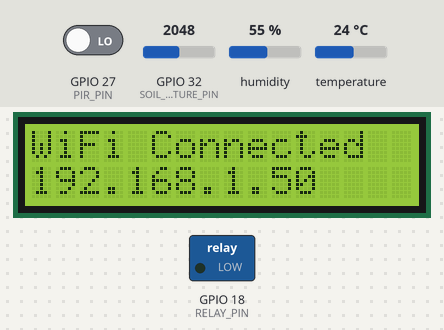
Simulated run of this sketch. Board: ESP32. Parts: 16×2 character LCD, switched loads named in the sketch (green lamp = pin HIGH). The inputs (shaded band) are chosen by the test bench; at power-on: temperature 24 °C, GPIO 27 (PIR_PIN) LOW, GPIO 32 (SOIL_MOISTURE_PIN) = 2048, humidity 55 %. WiFi joins after 1.5 s; servers stay silent unless stated; uploads are accepted with an empty reply; what the sketch prints to the serial monitor is not drawn.

Above: at 1.7 s.
At 5.6 s:
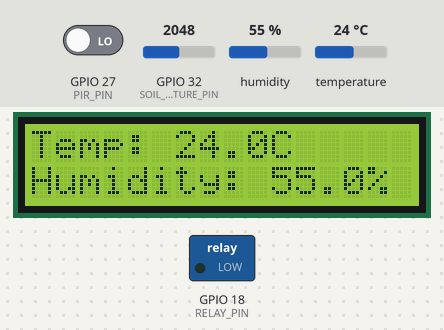
5.7 s: temperature set to 29 °C
15.6 s: temperature set to 32 °C
At 18.6 s:
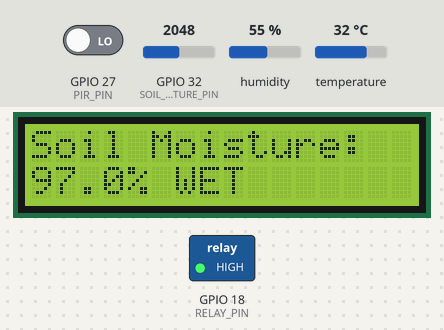
25.5 s: GPIO 27 (PIR_PIN) driven HIGH
At 31.0 s:
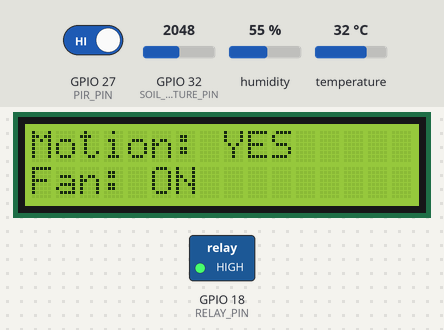
35.4 s: temperature set to 16 °C
45.3 s: temperature set to 13 °C
At 54.4 s:
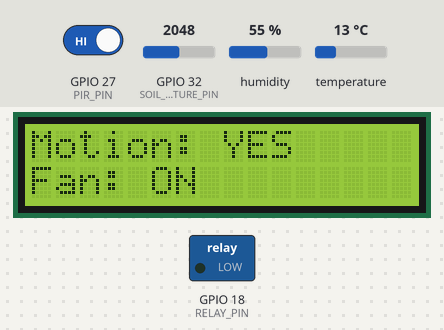
55.2 s: GPIO 32 (SOIL_MOISTURE_PIN) set to 3603
At 56.8 s:
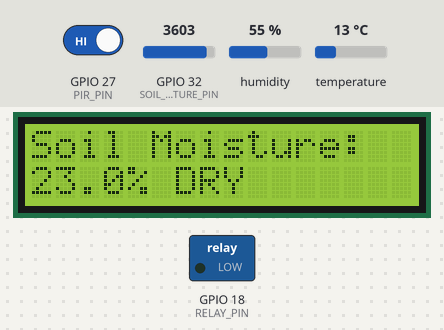
Timing chart, 0 to 58.3 s (numbered marks = the images above; inputs shaded):
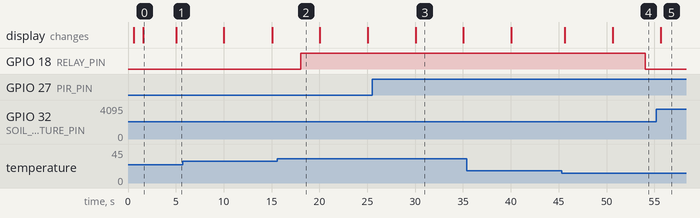

Measured:
- the behaviour switches between 30 and 31 °C on temperature (found by bisection; images 1 and 2)
- the behaviour switches between 15 and 14 °C on temperature (found by bisection; images 3 and 4)
- after the input at 15.6 s, GPIO 18 (RELAY_PIN): LOW → HIGH after 2.4 s
- after the input at 25.5 s, the display: changes after 4.5 s (image 3)
- after the input at 45.3 s, GPIO 18 (RELAY_PIN): HIGH → LOW after 8.7 s
- after the input at 55.2 s, the display: changes after 0.45 s (image 5)
- what the display in image 0 shows lasts 3.5 s, from 1.6 s to 5.1 s

The sketch:

esp32_hydroponic_monitor.ino
```cpp
#include <WiFi.h>
#include <HTTPClient.h>
#include <ArduinoJson.h>
#include <Wire.h>
#include <LiquidCrystal_I2C.h>
#include <DHT.h>

// WiFi credentials
#define WIFI_SSID "OPPO Reno11 F 5G"
#define WIFI_PASSWORD "122333444455555"

// Firebase configuration - correctly formatted URL without trailing slashes
#define FIREBASE_URL "https://potato-hydro-default-rtdb.firebaseio.com"
// Auth if needed (you can try without auth based on your database rules)
#define FIREBASE_AUTH "fj0tEubGPvDD1RoSgaw3mNjy6coVzsyvps6IbqRR"

// Sensor pins
#define DHT11_PIN 26
#define RELAY_PIN 18
#define PIR_PIN 27
#define SOIL_MOISTURE_PIN 32
#define DHT_SENSOR_TYPE DHT11

// Temperature thresholds
#define TEMP_UPPER_THRESHOLD 30
#define TEMP_LOWER_THRESHOLD 15

// API endpoints
const char *LOCAL_API_ENDPOINT = "http://192.168.79.147:8000/api/sensor-data";
const char *API_KEY = "esp32_hydroponic_key";

// Sensor objects
DHT dht(DHT11_PIN, DHT_SENSOR_TYPE);
LiquidCrystal_I2C lcd(0x27, 16, 2);

// Calibration constants
const int dryValue = 4095; // Value when sensor is in air
const int wetValue = 2000; // Value when sensor is in water

// Timing variables
unsigned long previousMillis = 0;
const long interval = 9000; // 9 seconds between readings
unsigned long displayPreviousMillis = 0;
const long displayInterval = 5000;
int displayState = 0;

// Error counters
int localEndpointErrors = 0;
int firebaseErrors = 0;
const int MAX_ERRORS = 5;

void setup()
{
    Serial.begin(115200);

    // Initialize I2C
    Wire.begin();

    // Initialize sensors and display
    dht.begin();
    lcd.init();
    lcd.backlight();

    // Initialize pins
    pinMode(RELAY_PIN, OUTPUT);
    pinMode(PIR_PIN, INPUT);

    // Show startup message
    lcd.clear();
    lcd.setCursor(0, 0);
    lcd.print("Connecting WiFi");

    // Connect to WiFi
    WiFi.begin(WIFI_SSID, WIFI_PASSWORD);
    int attempts = 0;
    while (WiFi.status() != WL_CONNECTED && attempts < 20) // Add timeout
    {
        delay(500);
        Serial.print(".");
        lcd.setCursor(0, 1);
        lcd.print(".");
        attempts++;
    }

    if (WiFi.status() == WL_CONNECTED) {
        Serial.println("\nWiFi connected");
        Serial.print("IP: ");
        Serial.println(WiFi.localIP());

        // Show connected message
        lcd.clear();
        lcd.setCursor(0, 0);
        lcd.print("WiFi Connected");
        lcd.setCursor(0, 1);
        lcd.print(WiFi.localIP());
    } else {
        Serial.println("\nWiFi connection failed");
        lcd.clear();
        lcd.setCursor(0, 0);
        lcd.print("WiFi Failed!");
    }
    delay(2000);
}

void loop()
{
    unsigned long currentMillis = millis();

    // Update sensor readings and send to API
    if (currentMillis - previousMillis >= interval)
    {
        previousMillis = currentMillis;

        float temperature = dht.readTemperature();
        float humidity = dht.readHumidity();
        int pirState = digitalRead(PIR_PIN);
        int soilMoistureValue = analogRead(SOIL_MOISTURE_PIN);
        float soilMoisturePercentage = map(soilMoistureValue, dryValue, wetValue, 0, 100);
        soilMoisturePercentage = constrain(soilMoisturePercentage, 0, 100); // Ensure value stays between 0-100
        bool relayState = false;

        if (!isnan(temperature) && !isnan(humidity))
        {
            // Control relay based on temperature
            if (temperature > TEMP_UPPER_THRESHOLD)
            {
                digitalWrite(RELAY_PIN, HIGH);
                relayState = true;
            }
            else if (temperature < TEMP_LOWER_THRESHOLD)
            {
                digitalWrite(RELAY_PIN, LOW);
                relayState = false;
            }

            // Send data to both local and Firebase endpoints
            sendSensorData(temperature, humidity, soilMoisturePercentage, pirState == HIGH, relayState);
        }
    }

    // Update LCD display
    if (currentMillis - displayPreviousMillis >= displayInterval)
    {
        displayPreviousMillis = currentMillis;
        updateDisplay();
    }
}

void updateDisplay()
{
    float temperature = dht.readTemperature();
    float humidity = dht.readHumidity();
    int pirState = digitalRead(PIR_PIN);
    int soilMoistureValue = analogRead(SOIL_MOISTURE_PIN);
    float soilMoisturePercentage = map(soilMoistureValue, dryValue, wetValue, 0, 100);
    soilMoisturePercentage = constrain(soilMoisturePercentage, 0, 100); // Ensure value stays between 0-100

    lcd.clear();

    switch (displayState)
    {
    case 0:
        lcd.setCursor(0, 0);
        lcd.print("Temp: ");
        lcd.print(temperature, 1);
        lcd.print("C");
        lcd.setCursor(0, 1);
        lcd.print("Humidity: ");
        lcd.print(humidity, 1);
        lcd.print("%");
        break;
    case 1:
        lcd.setCursor(0, 0);
        lcd.print("Motion: ");
        lcd.print(pirState == HIGH ? "YES" : "NO");
        lcd.setCursor(0, 1);
        lcd.print("Fan: ");
        lcd.print(digitalRead(RELAY_PIN) == HIGH ? "ON" : "OFF");
        break;
    case 2:
        lcd.setCursor(0, 0);
        lcd.print("Soil Moisture:");
        lcd.setCursor(0, 1);
        lcd.print(soilMoisturePercentage, 1);
        lcd.print("% ");
        lcd.print(soilMoisturePercentage > 30 ? "WET" : "DRY");
        break;
    case 3:
        lcd.setCursor(0, 0);
        lcd.print("WiFi: ");
        lcd.print(WiFi.status() == WL_CONNECTED ? "OK" : "NO");
        lcd.setCursor(0, 1);
        lcd.print("Sending Data...");
        break;
    }

    displayState = (displayState + 1) % 4;
}

void sendSensorData(float temp, float humidity, float soilMoisture, bool motion, bool relay)
{
    if (WiFi.status() == WL_CONNECTED)
    {
        // Create JSON document
        StaticJsonDocument<256> doc;
        doc["temperature"] = temp;
        doc["humidity"] = humidity;
        doc["soil_moisture"] = soilMoisture;
        doc["motion_detected"] = motion;
        doc["relay_state"] = relay;
        doc["project_id"] = "potato-hydro";
        doc["timestamp"] = millis(); // Add timestamp for history sorting

        String jsonString;
        serializeJson(doc, jsonString);

        // Send to local endpoint (with error tracking)
        if (localEndpointErrors < MAX_ERRORS) {
            HTTPClient httpLocal;
            httpLocal.begin(LOCAL_API_ENDPOINT);
            httpLocal.addHeader("Content-Type", "application/json");
            httpLocal.setTimeout(5000); // 5 second timeout

            int localResponseCode = httpLocal.POST(jsonString);
            if (localResponseCode > 0)
            {
                String response = httpLocal.getString();
                Serial.println("Data sent successfully to local endpoint");
                Serial.print("Response: ");
                Serial.println(response);
                localEndpointErrors = 0; // Reset error counter on success
            }
            else
            {
                Serial.print("Error sending data to local endpoint: ");
                Serial.println(localResponseCode);
                localEndpointErrors++;

                if (localEndpointErrors >= MAX_ERRORS) {
                    Serial.println("Local endpoint consistently failing. Disabling...");
                }
            }
            httpLocal.end();
        }

        // Send to Firebase (with error tracking)
        if (firebaseErrors < MAX_ERRORS) {
            HTTPClient httpFirebase;

            // Method 1: Try without auth parameter first
            String firebaseEndpoint = String(FIREBASE_URL) + "/sensor_data.json";

            // If database rules require auth, use this instead:
            // String firebaseEndpoint = String(FIREBASE_URL) + "/sensor_data.json?auth=" + FIREBASE_AUTH;

            httpFirebase.begin(firebaseEndpoint);
            httpFirebase.addHeader("Content-Type", "application/json");
            httpFirebase.setTimeout(10000); // Increased timeout for Firebase

            int firebaseResponseCode = httpFirebase.PUT(jsonString);
            if (firebaseResponseCode > 0)
            {
                String response = httpFirebase.getString();

                // Check if response contains error
                if (response.indexOf("\"error\"") >= 0) {
                    Serial.println("Firebase returned an error:");
                    Serial.println(response);
                    firebaseErrors++;

                    // If we get permission denied, try with auth parameter
                    if (response.indexOf("permission_denied") >= 0) {
                        httpFirebase.end();

                        // Try again with auth parameter
                        String firebaseAuthEndpoint = String(FIREBASE_URL) + "/sensor_data.json?auth=" + FIREBASE_AUTH;
                        HTTPClient httpFirebaseAuth;
                        httpFirebaseAuth.begin(firebaseAuthEndpoint);
                        httpFirebaseAuth.addHeader("Content-Type", "application/json");
                        httpFirebaseAuth.setTimeout(10000);

                        int authResponseCode = httpFirebaseAuth.PUT(jsonString);
                        if (authResponseCode > 0) {
                            String authResponse = httpFirebaseAuth.getString();
                            if (authResponse.indexOf("\"error\"") < 0) {
                                Serial.println("Data sent successfully to Firebase with auth");
                                Serial.print("Response: ");
                                Serial.println(authResponse);
                                firebaseErrors = 0;
                            }
                        }
                        httpFirebaseAuth.end();
                    }
                } else {
                    Serial.println("Data sent successfully to Firebase");
                    Serial.print("Response: ");
                    Serial.println(response);
                    firebaseErrors = 0; // Reset error counter on success
                }
            }
            else
            {
                Serial.print("Error sending data to Firebase: ");
                Serial.println(firebaseResponseCode);
                firebaseErrors++;

                if (firebaseErrors >= MAX_ERRORS) {
                    Serial.println("Firebase connections consistently failing. Will retry later...");
                    // Reset after some time to try again
                    delay(60000);
                    firebaseErrors = 0;
                }
            }
            httpFirebase.end();

            // Also save to history
            String timestampStr = String(millis());
            HTTPClient httpHistory;
            // Method 1: Try without auth parameter first
            String historyEndpoint = String(FIREBASE_URL) + "/sensor_history/" + timestampStr + ".json";

            // If database rules require auth, use this instead:
            // String historyEndpoint = String(FIREBASE_URL) + "/sensor_history/" + timestampStr + ".json?auth=" + FIREBASE_AUTH;

            httpHistory.begin(historyEndpoint);
            httpHistory.addHeader("Content-Type", "application/json");
            httpHistory.setTimeout(10000);

            int historyResponseCode = httpHistory.PUT(jsonString);
            if (historyResponseCode <= 0) {
                Serial.print("Error sending data to history: ");
                Serial.println(historyResponseCode);
            }
            httpHistory.end();
        }

        // Print the actual data being sent for debugging
        Serial.println("Sent sensor data:");
        Serial.print("Temperature: ");
        Serial.println(temp);
        Serial.print("Humidity: ");
        Serial.println(humidity);
        Serial.print("Soil Moisture: ");
        Serial.println(soilMoisture);
        Serial.print("Motion: ");
        Serial.println(motion ? "Detected" : "Not Detected");
        Serial.print("Relay: ");
        Serial.println(relay ? "ON" : "OFF");
    }
    else
    {
        Serial.println("WiFi not connected");
        // Try to reconnect
        WiFi.disconnect();
        delay(1000);
        WiFi.begin(WIFI_SSID, WIFI_PASSWORD);
        Serial.println("Attempting to reconnect to WiFi...");
    }
} 
```
